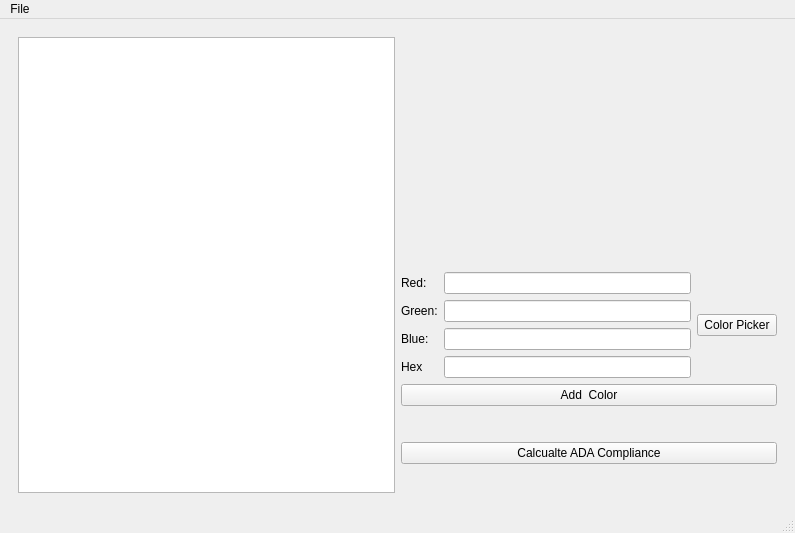
<?xml version="1.0" encoding="UTF-8"?>
<ui version="4.0">
 <class>MainWindow</class>
 <widget class="QMainWindow" name="MainWindow">
  <property name="geometry">
   <rect>
    <x>0</x>
    <y>0</y>
    <width>795</width>
    <height>533</height>
   </rect>
  </property>
  <property name="minimumSize">
   <size>
    <width>750</width>
    <height>500</height>
   </size>
  </property>
  <property name="windowTitle">
   <string>MainWindow</string>
  </property>
  <widget class="QWidget" name="centralwidget">
   <property name="sizePolicy">
    <sizepolicy hsizetype="Expanding" vsizetype="Expanding">
     <horstretch>0</horstretch>
     <verstretch>0</verstretch>
    </sizepolicy>
   </property>
   <layout class="QHBoxLayout" name="horizontalLayout_5">
    <item>
     <widget class="QWidget" name="widget" native="true">
      <property name="autoFillBackground">
       <bool>true</bool>
      </property>
      <layout class="QHBoxLayout" name="horizontalLayout_4">
       <item>
        <layout class="QHBoxLayout" name="horizontalLayout">
         <property name="sizeConstraint">
          <enum>QLayout::SizeConstraint::SetDefaultConstraint</enum>
         </property>
         <item>
          <widget class="QListView" name="listView">
           <property name="styleSheet">
            <string notr="true">QListView {
    show-decoration-selected: 1;
    selection-color: white;
    selection-background-color: #0068d9;
}

QListView::item:selected:active:hover{
    background-color:red; color: white;
}
QListView::item:selected:active:!hover{
    background-color: #0068d9; color: white;
}
QListView::item:selected:!active{
    background-color:yellow; color: white;
}
QListView::item:!selected:hover{
    background-color:green; color: white;
}</string>
           </property>
           <property name="editTriggers">
            <set>QAbstractItemView::EditTrigger::NoEditTriggers</set>
           </property>
           <property name="selectionBehavior">
            <enum>QAbstractItemView::SelectionBehavior::SelectRows</enum>
           </property>
           <property name="spacing">
            <number>5</number>
           </property>
          </widget>
         </item>
         <item>
          <layout class="QVBoxLayout" name="verticalLayout">
           <item>
            <spacer name="verticalSpacer_2">
             <property name="orientation">
              <enum>Qt::Orientation::Vertical</enum>
             </property>
             <property name="sizeType">
              <enum>QSizePolicy::Policy::Preferred</enum>
             </property>
             <property name="sizeHint" stdset="0">
              <size>
               <width>20</width>
               <height>40</height>
              </size>
             </property>
            </spacer>
           </item>
           <item>
            <layout class="QHBoxLayout" name="horizontalLayout_3">
             <item>
              <spacer name="horizontalSpacer_3">
               <property name="orientation">
                <enum>Qt::Orientation::Horizontal</enum>
               </property>
               <property name="sizeHint" stdset="0">
                <size>
                 <width>40</width>
                 <height>20</height>
                </size>
               </property>
              </spacer>
             </item>
             <item>
              <widget class="QWidget" name="ColorPreview" native="true">
               <property name="enabled">
                <bool>true</bool>
               </property>
               <property name="minimumSize">
                <size>
                 <width>200</width>
                 <height>200</height>
                </size>
               </property>
               <property name="autoFillBackground">
                <bool>true</bool>
               </property>
              </widget>
             </item>
             <item>
              <spacer name="horizontalSpacer_2">
               <property name="orientation">
                <enum>Qt::Orientation::Horizontal</enum>
               </property>
               <property name="sizeHint" stdset="0">
                <size>
                 <width>40</width>
                 <height>20</height>
                </size>
               </property>
              </spacer>
             </item>
            </layout>
           </item>
           <item>
            <layout class="QHBoxLayout" name="horizontalLayout_2">
             <item>
              <layout class="QVBoxLayout" name="verticalLayout_3">
               <item>
                <widget class="QLabel" name="GreenLabel">
                 <property name="text">
                  <string>Red:</string>
                 </property>
                </widget>
               </item>
               <item>
                <widget class="QLabel" name="RedLabel">
                 <property name="text">
                  <string>Green:</string>
                 </property>
                </widget>
               </item>
               <item>
                <widget class="QLabel" name="BlueLabel">
                 <property name="text">
                  <string>Blue:</string>
                 </property>
                </widget>
               </item>
               <item>
                <widget class="QLabel" name="label">
                 <property name="text">
                  <string>Hex</string>
                 </property>
                </widget>
               </item>
              </layout>
             </item>
             <item>
              <layout class="QVBoxLayout" name="verticalLayout_2">
               <item>
                <widget class="QLineEdit" name="RedEdit"/>
               </item>
               <item>
                <widget class="QLineEdit" name="GreenEdit"/>
               </item>
               <item>
                <widget class="QLineEdit" name="BlueEdit"/>
               </item>
               <item>
                <widget class="QLineEdit" name="HexEdit"/>
               </item>
              </layout>
             </item>
             <item>
              <widget class="QPushButton" name="ColorPickerBtn">
               <property name="text">
                <string>Color Picker</string>
               </property>
              </widget>
             </item>
            </layout>
           </item>
           <item>
            <widget class="QPushButton" name="AddColorBtn">
             <property name="text">
              <string>Add  Color</string>
             </property>
            </widget>
           </item>
           <item>
            <spacer name="verticalSpacer">
             <property name="orientation">
              <enum>Qt::Orientation::Vertical</enum>
             </property>
             <property name="sizeType">
              <enum>QSizePolicy::Policy::Preferred</enum>
             </property>
             <property name="sizeHint" stdset="0">
              <size>
               <width>20</width>
               <height>40</height>
              </size>
             </property>
            </spacer>
           </item>
           <item>
            <widget class="QPushButton" name="CalcBtn">
             <property name="text">
              <string>Calcualte ADA Compliance</string>
             </property>
            </widget>
           </item>
           <item>
            <spacer name="verticalSpacer_3">
             <property name="orientation">
              <enum>Qt::Orientation::Vertical</enum>
             </property>
             <property name="sizeType">
              <enum>QSizePolicy::Policy::Expanding</enum>
             </property>
             <property name="sizeHint" stdset="0">
              <size>
               <width>20</width>
               <height>40</height>
              </size>
             </property>
            </spacer>
           </item>
          </layout>
         </item>
        </layout>
       </item>
      </layout>
     </widget>
    </item>
   </layout>
  </widget>
  <widget class="QMenuBar" name="menubar">
   <property name="geometry">
    <rect>
     <x>0</x>
     <y>0</y>
     <width>795</width>
     <height>21</height>
    </rect>
   </property>
   <widget class="QMenu" name="menuFile">
    <property name="title">
     <string>File</string>
    </property>
   </widget>
   <addaction name="menuFile"/>
  </widget>
  <widget class="QStatusBar" name="statusbar"/>
 </widget>
 <resources/>
 <connections/>
</ui>
